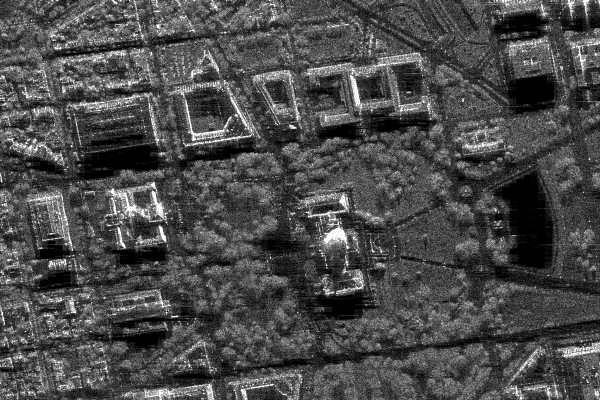
#> input picture Lab6/sar_1_gray.jpg, 600 x 400 px, found by its file name
$ jupyter execute --allow-errors ImageP6.ipynb   (shell and % lines are left out)
#> lines starting #> are read from the running program, lines starting #| are printed output that depends on the picture
1. Выполните сохранение монохромного изображения в виде текстового или бинарного файла.
2. Реализуйте алгоритм вейвлет-преобразования Хаара для изображения.
3. Выполните квантование высокочастотных компонент (прим., количество квантов = 4).
4. Сохраните получившийся массив значений в текстовый или бинарный файл в порядке LL, LH, HL, HH вейвлет-преобразования Хафа. Компоненты LH, HL, HH храните в виде пар (значение, количество повторений).
5. Сравните объем памяти, занимаемый исходным изображением (попиксельное хранение), и изображение, полученным после преобразования Хафа и сжатием длин серий.

# 1. Сохранение монохромного изображения

[cell 1]
import numpy as np
import cv2
from collections import Counter

# 1
image_path = 'D:\Image_Processing\Lab6\sar_1_gray.jpg'
image = cv2.imread(image_path, cv2.IMREAD_GRAYSCALE)
#> image is the input picture: shape (400, 600); min 0, max 255, mean 74.9

img = image.astype(np.float32)
np.savetxt('mono_image.txt', img, fmt="%d")

#> (the rest of this cell did not finish here and is left out)

# 2. Алгоритм Wavelet-transform Хаара

[cell 2]
# 2
def haar_transform(image):
    h, w = image.shape
#> h = 400; w = 600
    row_transform = np.zeros_like(image, dtype=np.float32)
    for i in range(h):
        for j in range(0, w - 1, 2):
            row_transform[i, j // 2] = (image[i, j] + image[i, j + 1]) / 2
            row_transform[i, (j // 2) + (w // 2)] = (image[i, j] - image[i, j + 1]) / 2
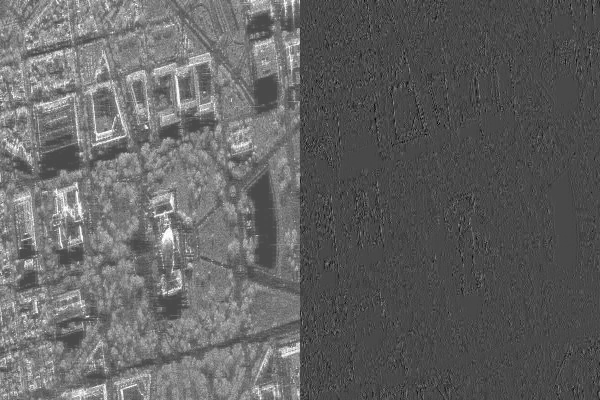
#> row_transform: shape (400, 600) float32; min -102.5, max 255, mean 37.5; drawn with min black and max white

    result = np.zeros_like(row_transform, dtype=np.float32)
    for j in range(w):
        for i in range(0, h - 1, 2):
            result[i // 2, j] = (row_transform[i, j] + row_transform[i + 1, j]) / 2
            result[(i // 2) + (h // 2), j] = (row_transform[i, j] - row_transform[i + 1, j]) / 2
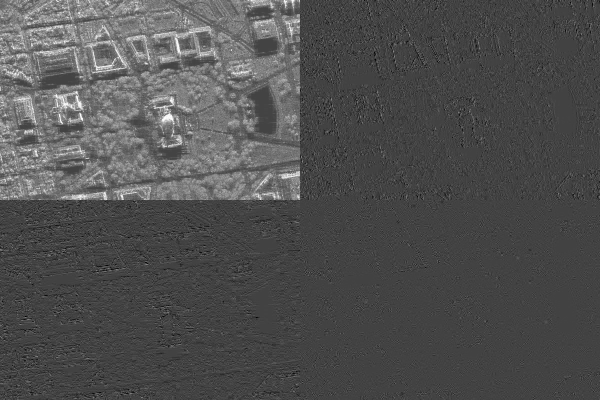
#> result: shape (400, 600) float32; min -90.5, max 254.5, mean 18.7; drawn with min black and max white

    ll = result[:h // 2, :w // 2]
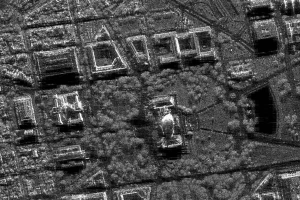
#> ll: shape (200, 300) float32; min 0, max 254.5, mean 74.9
    hl = result[h // 2:, :w // 2]
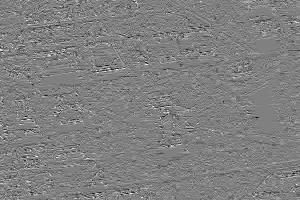
#> hl: shape (200, 300) float32; min -90.5, max 89.5, mean 0.1; drawn with min black and max white
    lh = result[:h // 2, w // 2:]
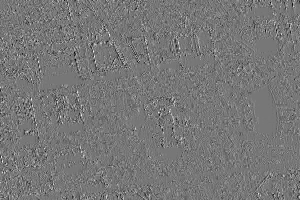
#> lh: shape (200, 300) float32; min -86, max 97.5, mean 0; drawn with min black and max white
    hh = result[h // 2:, w // 2:]
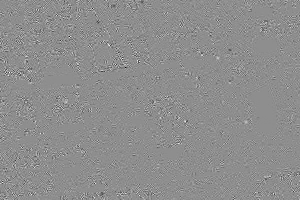
#> hh: shape (200, 300) float32; min -67, max 53.25, mean 0; drawn with min black and max white

    return ll, lh, hl, hh

ll, lh, hl, hh = haar_transform(img)

#> (the rest of this cell did not finish here and is left out)

# 3. Квантование высокочастотных компонент

[cell 3]
# 3
def quantize(coeffs, n_quants):
    min_val = np.min(coeffs)
    max_val = np.max(coeffs)
    step = (max_val - min_val) / n_quants
    quantized = np.round((coeffs - min_val) / step).astype(int)
    return quantized

#> (the rest of this cell did not finish here and is left out)

# 4. Сохранение массивов значений

[cell 4]
# 4
def run_length_encode(data):
    encoded = []
    for value, count in Counter(data.flatten()).items():
        encoded.append((value, count))
    return encoded

#> (the rest of this cell did not finish here and is left out)

# 5. Сравнение объемов памяти

[cell 5]
# 5
with open('mono_image.txt', 'r') as f:
    original_size = len(f.read().encode('utf-8'))

with open('wvlt_data.txt', 'r') as f:
#> (reads Lab6/wvlt_data.txt from the repository)
